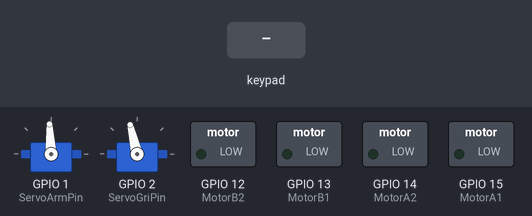
This sketch was run on a simulated ESP32. Parts: 2 × servo, switched loads named in the sketch (green lamp = pin HIGH). Inputs (shaded band) come from the test bench. Nothing arrives over Bluetooth unless stated; servo pulses on a pin are drawn as a servo (544–2400 µs = 0–180°); what the sketch prints to the serial monitor is not drawn.

Above: at 1.2 s.
1.3 s: key 'U' pressed
At 1.47 s:
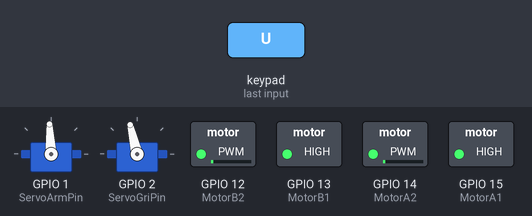
3.2 s: key 'D' pressed
At 3.37 s:
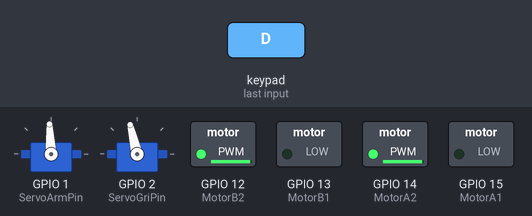
5.1 s: key 'L' pressed
At 5.27 s:
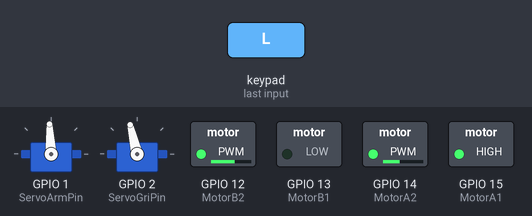
7.0 s: key 'R' pressed
At 7.17 s:
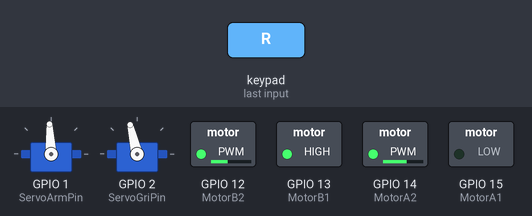
Timing chart, 0 to 9.9 s (numbered marks = the images above; inputs shaded):
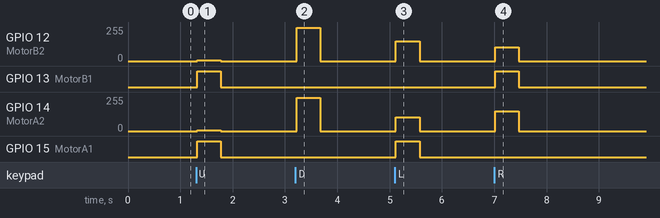

The sketch:

ESP32CAM_MotorShieldV3_Gripper_V100.ino
```cpp
// (licence header left out)
// 最後編輯 2022-4-01 by ShinWei Chiou
// 初版

/*
  Board: ESP32 Wrover Module
  Flash Frequency: 80MHz
  Flash Mode: QIO
  Partition Scheme: Huge APP (3MB No OTA/1MB SPIFFS)

  ESP32-CAM Motor Shield V3.0
  MotorA = 15;
  MotorA = 14;
  MotorB = 13;
  MotorB = 12;
  ServoArmPin = 1;
  ServoGriPin = 2;

  PS3 Controller Bluetooth Connect
  Pairing the PS3 Controller : SixaxisPairToolSetup-0.3.1.exe
  <https://github.com/jvpernis/esp32-ps3>
*/

#include <Ps3Controller.h>  // 包含 ps3控制的 library
String ESP32_MAC_Address;

// 宣告 Servo 用到的腳位
#define ServoArmPin   1 // TX , VCC , GND
#define ServoGriPin   2 // P2 , VCC , GND

// Control SG90 Servo, PWM Period is 20ms and Duty is 1->2ms
// 控制伺服馬達的 function
void servo_angle(int channel, int angle) {
  int SERVO_RESOLUTION = 16;
  float range = (pow(2, SERVO_RESOLUTION) - 1) / 10;
  float minDuty = (pow(2, SERVO_RESOLUTION) - 1) / 40;

  uint32_t duty = (range) * (float)angle / 180.0 + minDuty;
  ledcWrite(channel, duty);
  delay(5);
}

// 宣告 Motor 用到的腳位
#define MotorA1   15
#define MotorA2   14
#define MotorB1   13
#define MotorB2   12
int speed_FB = 250;    // 控制前進、後退的轉速
int speed_LR = 150;    // 控制左右轉的轉速

void Move_Forward() {
  digitalWrite(MotorA1, HIGH);
  ledcWrite(9, 255 - speed_FB);
  digitalWrite(MotorB1, HIGH);
  ledcWrite(10, 255 - speed_FB );
  delay(50);
}

void Move_Backward() {
  digitalWrite(MotorA1, LOW);
  ledcWrite(9, speed_FB );
  digitalWrite(MotorB1, LOW);
  ledcWrite(10, speed_FB );
  delay(50);
}

void Move_TurnRight() {
  digitalWrite(MotorA1, LOW);
  ledcWrite(9, speed_LR );
  digitalWrite(MotorB1, HIGH);
  ledcWrite(10, 255 - speed_LR );
  delay(50);
}

void Move_TurnLeft() {
  digitalWrite(MotorA1, HIGH);
  ledcWrite(9, 255 - speed_LR );
  digitalWrite(MotorB1, LOW);
  ledcWrite(10, speed_LR );
  delay(50);
}

void Motor_Stop() {
  digitalWrite(MotorA1, LOW);
  ledcWrite(9, 0 );
  digitalWrite(MotorB1, LOW);
  ledcWrite(10, 0 );
}

// servo offset, pleaee update the offset values
int cal[5]  = {  0,  10,  0,  0,  0};  // initial all 0


int rX; int rY; int lX; int lY;  // PS3 手把遙桿的 X 軸 / Y 軸

int posA = 90;
int posB = 90;
int posC = 90;
int posD = 90;
int posE = 90;

int delay_t = 10;

void setup() {
  // 設定 UART 通訊
  Serial.begin(9600);

  // 設定 ESP32-CAM MAC Address
//    Ps3.begin("01:02:03:04:05:06");  // 換成你自己手把的 address
  Ps3.begin("34:ab:95:72:b9:e2");  // 換成你自己手把的 address

  // 設定搖桿 LED 顯示
  Ps3.setPlayer(1);

  pinMode(MotorA1, OUTPUT); //MotorA
  pinMode(MotorB1, OUTPUT); //MotorB

  ledcSetup(9, 50, 8);   // 宣告腳位為 PWM，8 bits  0-255
  ledcAttachPin(MotorA2, 9);
  ledcSetup(10, 50, 8);
  ledcAttachPin(MotorB2, 10);

  ledcSetup(ServoArmPin, 50, 16); // channel , freq, resolution
  ledcAttachPin(ServoArmPin, ServoArmPin);
  ledcSetup(ServoGriPin, 50, 16);
  ledcAttachPin(ServoGriPin, ServoGriPin);

  servo_angle(ServoArmPin, (90 + cal[0]));
  servo_angle(ServoGriPin, (90 + cal[1]));

  Motor_Stop();
}

void loop() {
  // PS3 control
  if ( Ps3.data.button.up )  {
    Move_Forward();
  }
  else if ( Ps3.data.button.down )  {
    Move_Backward();
  }
  else if ( Ps3.data.button.left )  {
    Move_TurnLeft();
  }
  else if ( Ps3.data.button.right )  {
    Move_TurnRight();
  }

  lX = (Ps3.data.analog.stick.lx); // 讀取左遙桿的 X 值
  lY = (Ps3.data.analog.stick.ly); // 讀取左遙桿的 Y 值
  rX = (Ps3.data.analog.stick.rx); // 讀取右遙桿的 X 值
  rY = (Ps3.data.analog.stick.ry); // 讀取右遙桿的 Y 值

  // Serial.print(lX); Serial.print(" ");
  // Serial.print(lY); Serial.print(" ");
  // Serial.print(rX); Serial.print(" ");
  // Serial.println(rY);

  // 左遙桿控制車子
  if (abs(lX) < 30 && abs(lY) < 30) {
    Motor_Stop() ;
    Serial.println("s");
  } else if (abs(lX) > abs(lY)) {
    if (lX > 20) {   // r
      Move_TurnRight();
      Serial.println("r");
    } else {  // l
      Move_TurnLeft();
      Serial.println("l");
    }
  } else {
    if (lY < -20) {
      Move_Forward();
      Serial.println("f");
    } else {
      Move_Backward();
      Serial.println("b");
    }
  }

  //右遙桿控制手臂
  //右遙桿控制手臂底下的兩顆馬達
  if (rY < -50 && posB < 140) {
    posB = posB + 3;
    servo_angle(ServoArmPin, posB + cal[0]);
    delay(delay_t * 3);
    Serial.println(posB);
  }
  if (rY > 50 && posB > 80) {
    posB = posB - 3;
    servo_angle(ServoArmPin, posB + cal[0]);
    delay(delay_t * 3);
    Serial.println(posB);
  }
  if (rX > 50 && posC < 90) {
    posC = posC + 3;
    servo_angle(ServoGriPin, posC + cal[1]);
    delay(delay_t * 3);
    Serial.println("C+");
  }
  if (rX < -50 && posC > 40) {
    posC = posC - 3;
    servo_angle(ServoGriPin, posC + cal[1]);
    delay(delay_t * 3);
    Serial.println("C-");
  }
}
```

Measured:
- after the input at 1.3 s, GPIO 12 (MotorB2), GPIO 14 (MotorA2): 0/255 → 5/255 at once, → 0/255 0.45 s later; GPIO 13 (MotorB1), GPIO 15 (MotorA1): LOW → HIGH at once, → LOW 0.45 s later
- after the input at 3.2 s, GPIO 12 (MotorB2), GPIO 14 (MotorA2): 0/255 → 249/255 at once, → 0/255 0.45 s later
- after the input at 5.1 s, GPIO 12 (MotorB2): 0/255 → 149/255 at once, → 0/255 0.45 s later; GPIO 14 (MotorA2): 0/255 → 105/255 at once, → 0/255 0.45 s later; GPIO 15 (MotorA1): LOW → HIGH at once, → LOW 0.45 s later
- after the input at 7.0 s, GPIO 12 (MotorB2): 0/255 → 105/255 at once, → 0/255 0.45 s later; GPIO 13 (MotorB1): LOW → HIGH at once, → LOW 0.45 s later; GPIO 14 (MotorA2): 0/255 → 149/255 at once, → 0/255 0.45 s later
